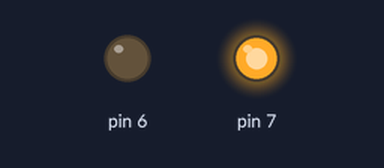
A sketch run on a simulated Arduino Uno, built with avr-gcc and run on an emulated ATmega328P. Shown: output pins drawn as LEDs (lit = HIGH).

Above: at 1.5 s.
At 4.5 s:
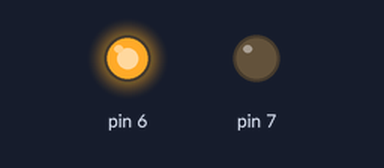
Timing chart, 0 to 7.8 s (numbered marks = the images above):
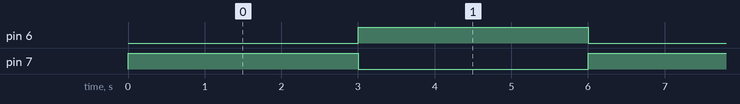

Measured:
- by itself, pin 6, pin 7: alternates HIGH for 3.0 s and LOW for 3.0 s

The sketch:

dc_motor_control.ino
```cpp
void setup() {
  pinMode(7, OUTPUT);
  pinMode(6, OUTPUT);
}

void loop() {
  digitalWrite(7, HIGH);
  digitalWrite(6, LOW);

  delay(3000);

  digitalWrite(6, HIGH);
  digitalWrite(7, LOW);

  delay(3000);
}
```
